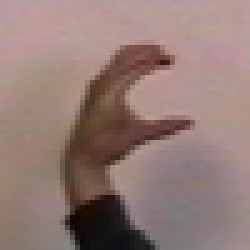
#> input picture books/programming_computer_vision_with_python/pcv_book/C-uniform03.ppm, 50 x 50 px (shown 5 times larger)
$ python test.py   (older library calls are emulated)
#> lines starting #> are read from the running program, lines starting #| are printed output that depends on the picture
#> further down, im is the input picture: shape (50, 50, 3); mean R, G, B 147.1, 123.4, 118.3
### books/programming_computer_vision_with_python/pcv_book/ncut.py
from PIL import Image
from pylab import *
from numpy import *
from scipy.cluster.vq import *


# [25 lines left out: function cluster, not called in this run]


def ncut_graph_matrix(im,sigma_d=1e2,sigma_g=1e-2):
    """ Create matrix for normalized cut. The parameters are
        the weights for pixel distance and pixel similarity. """
#> called with sigma_d = 1, sigma_g = 0.01

    m,n = im.shape[:2]
#> m = 50; n = 50
    N = m*n
#> N = 2500

    # normalize and create feature vector of RGB or grayscale
    if len(im.shape)==3:
        for i in range(3):
            im[:,:,i] = im[:,:,i] / im[:,:,i].max()
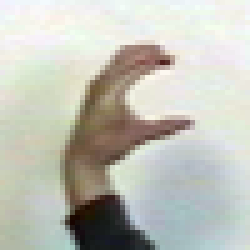
#> im: shape (50, 50, 3) float32 (shown 5 times larger); mean R, G, B 0.758, 0.762, 0.726
        vim = im.reshape((-1,3))
#> vim = 2500 rows, first 8: [0.959, 0.944, 0.994], [0.938, 0.957, 0.994], [0.943, 0.963, 1], [0.943, 0.969, 0.982], [0.943, 0.969, 0.982], [0.943, 0.969, 0.982], [0.943, 0.969, 0.982], [0.943, 0.969, 0.982]
    else:
        im = im / im.max()
        vim = im.flatten()

    # x,y coordinates for distance computation
    xx,yy = meshgrid(range(n),range(m))
    x,y = xx.flatten(),yy.flatten()
#> y = 2500 values from 0 to 49

    # create matrix with edge weights
    W = zeros((N,N),'f')
    for i in range(N):
        for j in range(i,N):
            d = (x[i]-x[j])**2 + (y[i]-y[j])**2
            W[i,j] = W[j,i] = exp(-1.0*sum((vim[i]-vim[j])**2)/sigma_g) * exp(-d/sigma_d)
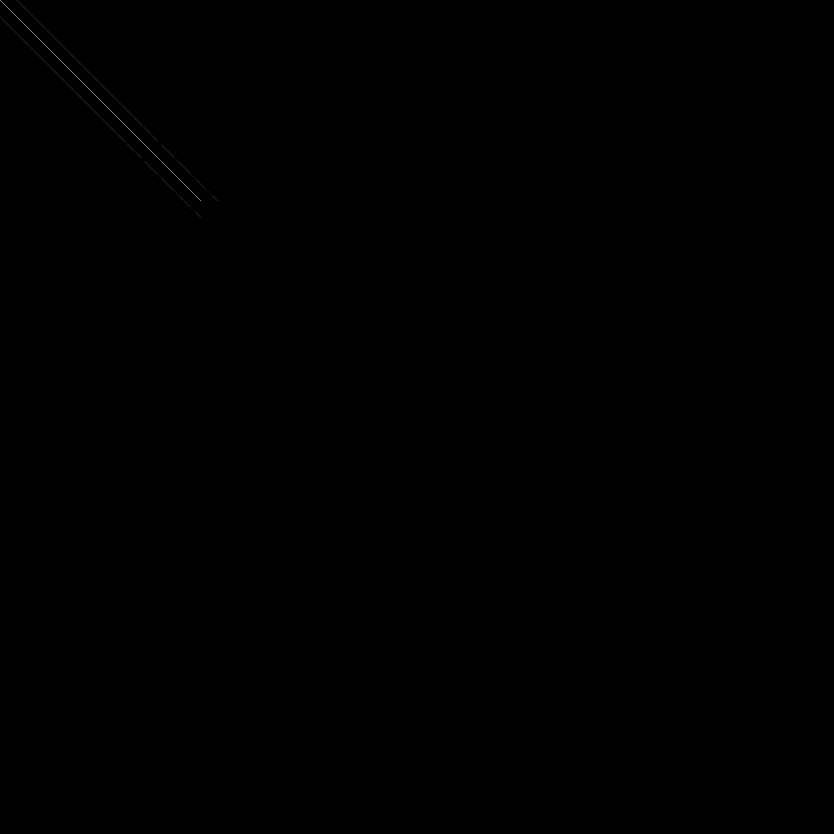
#> W: shape (2500, 2500) float32 (shown at 1/3 size); min 0, max 1, mean 0.000272

    return W

### books/programming_computer_vision_with_python/pcv_book/test.py
import ncut, numpy as np
from scipy.misc import imresize
from PIL import Image

im = np.array(Image.open('C-uniform03.ppm'))
m,n = im.shape[:2]
# resize image to (wid,wid)
wid = 50
rim = imresize(im,(wid,wid),interp='bilinear')
rim = np.array(rim,'f')
# create normalized cut matrix
#> (the run stopped early here; a loop or call above may not have finished)
